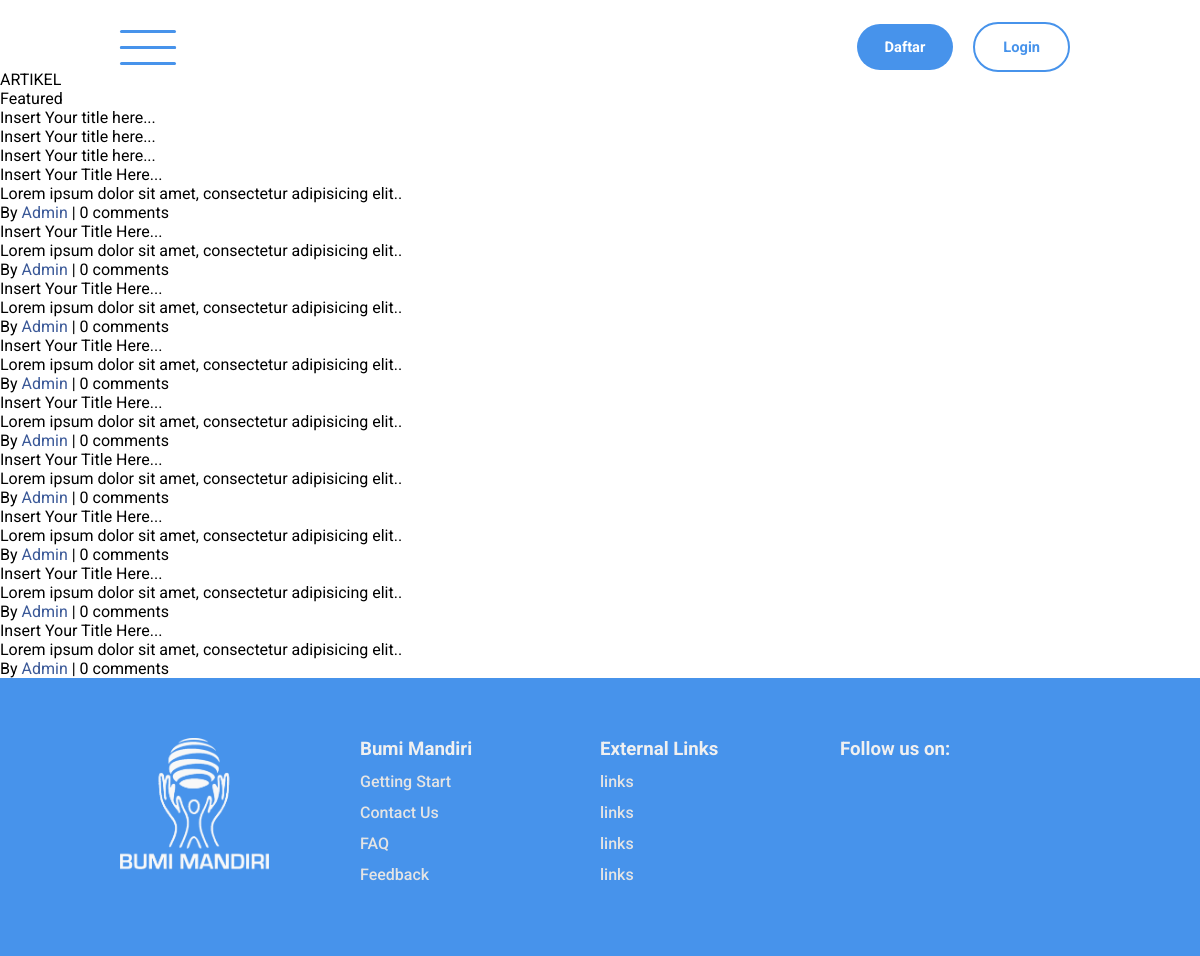
The page /index.php/web/kegiatan on the database as committed earlier.
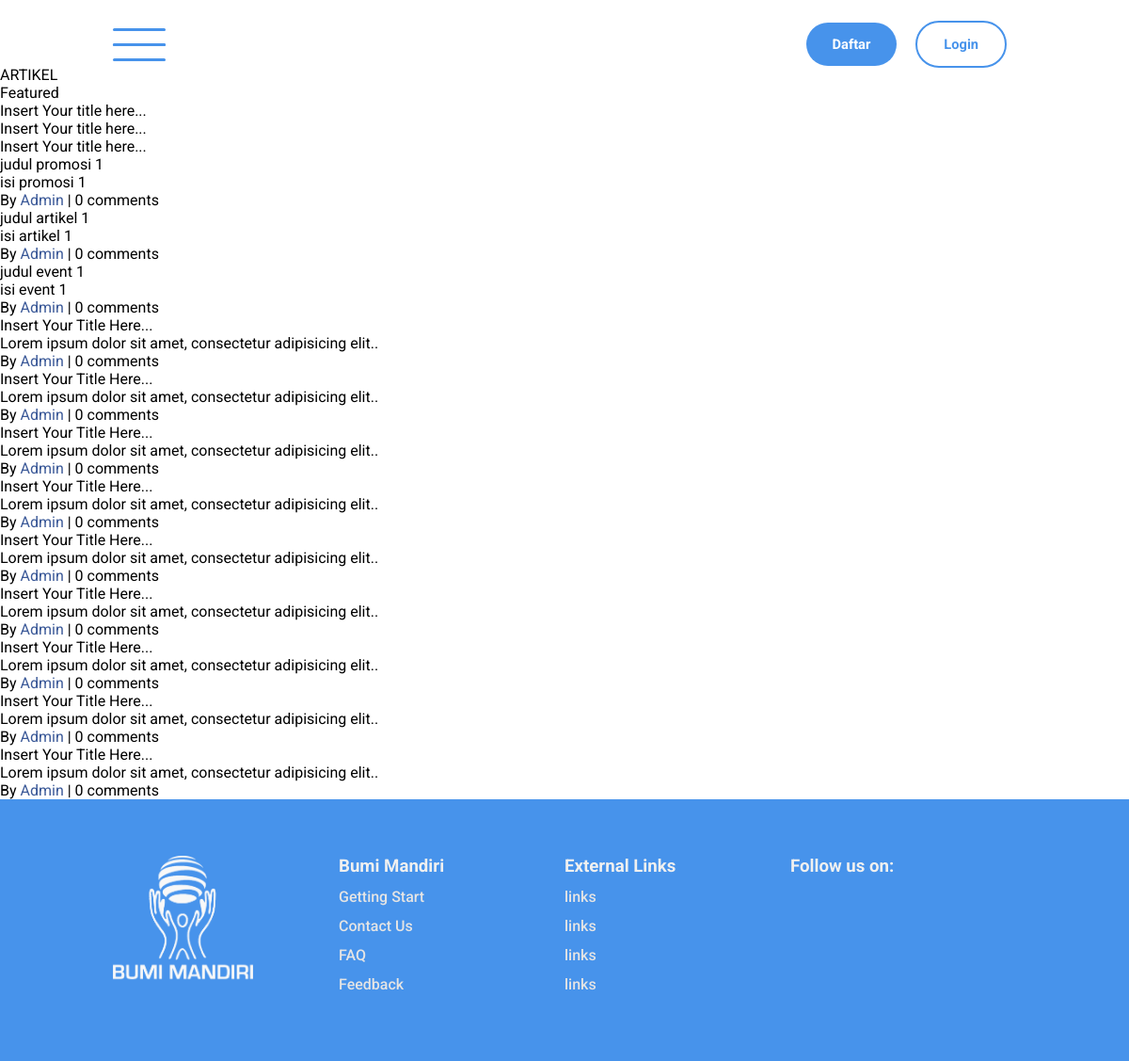
The same page on the database as committed later.
### tables this page shows
CREATE TABLE IF NOT EXISTS `post` (
  `id` int(11) NOT NULL AUTO_INCREMENT,
  `judul_post` varchar(80) NOT NULL,
  `isi_post` varchar(100) NOT NULL,
  `gambar_post` varchar(100) NOT NULL,
  `date_created` date NOT NULL,
  `post_type` int(11) NOT NULL,
  PRIMARY KEY (`id`)
);

### application/controllers/Web.php (called while the page is built, shortened)
<?php
class Web extends CI_Controller {
	function __construct(){
		$this->load->helper('url');
		$this->load->model('Pelanggan_model');
		$this->load->model('Post_model');
		$this->load->model('Testimoni_model');
	}
	public function kegiatan()
	{
		$data=array(
            'list'=>$this->Post_model->get_post()
        );
		$this->load->view('template/head');
		$this->load->view('template/navbar2');
		$this->load->view('template/sidebar2');
		$this->load->view('pages/kegiatan', $data);
		$this->load->view('template/footer');
	}
}

### index.php (called while the page is built, shortened)
<?php
require_once BASEPATH.'core/CodeIgniter.php';

### application/models/Post_model.php (called while the page is built, shortened)
<?php
class Post_model extends CI_Model {
	function get_post(){
		$result=$this->db->query("SELECT * FROM post");
        return $result;
	}
}
?>

### application/views/pages/kegiatan.php (the view, shortened to what the changed rows need)
<div class="main-wrapper">
<div class="main-content-wrapper">
    <div class="list-container">
        <div class="list-row">
        <?php
            function word_limit($string, $word_limit){
            $words = explode(" ",$string);
            return implode(" ",array_splice($words,0,$word_limit));
            }
            foreach(array_slice($list->result(), 0, 3) as $l ):
        ?>
        <div class="list-box-container">
            <div class="list-box-content list-box-text">
                <div class="list-box-title"><?php echo $l->judul_post?></div>
                <div class="list-box-desc"><?php echo word_limit($l->isi_post, 10);?></div>
                <div class="content-atr">By <span style="color: #3b5998;">Admin</span> | 0 comments</div>
            </div>
        </div>
        <?php endforeach; ?>
        </div>
    </div>
</div>
</div>

Rows that differ between the two databases and show on the page:
added post: judul_post "judul promosi 1", isi_post "isi promosi 1"
added post: judul_post "judul artikel 1", isi_post "isi artikel 1"
added post: judul_post "judul event 1", isi_post "isi event 1"
